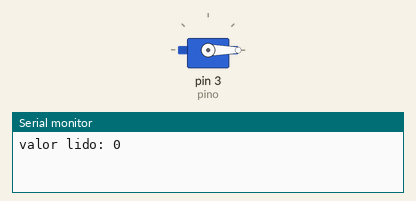
Recording of a sketch running on a simulated Arduino Uno, built with avr-gcc and run on an emulated ATmega328P. Parts: servo, the last lines printed to the serial monitor.

Above: at 0.1 s.
At 32.1 s:
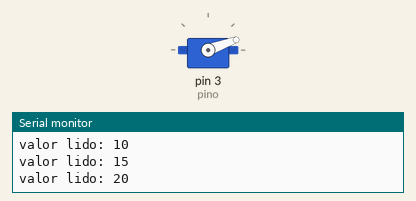
At 64.1 s:
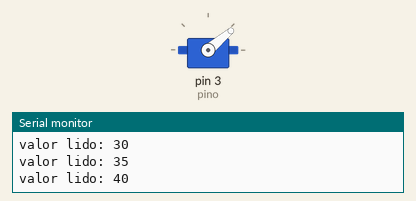
At 128.1 s:
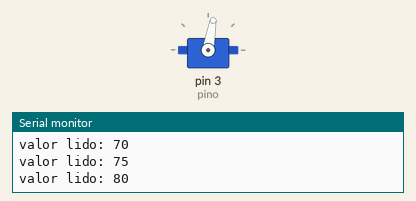
Timing chart, 0 to 129.6 s (numbered marks = the images above):
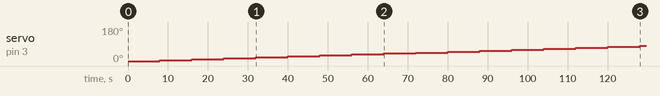

The sketch:

transferidor.ino
```cpp
// feito pra verificar o ângulo no transferidor
#include <Servo.h>
int pino = 3;
Servo motor;
int valor = 0;

void setup() {
  motor.attach(pino);
  Serial.begin(9600);
  motor.write(valor);
}

void loop() {


  for(int valor = 0; valor<=180; valor)
  {
   motor.write(valor);
   Serial.print("valor lido: ");
   Serial.println(valor);
   delay(8000);
   valor = valor + 5;
  }
}
```

Measured:
- by itself, servo on pin 3 (pino): moves from 0° to 80° over 120 s
